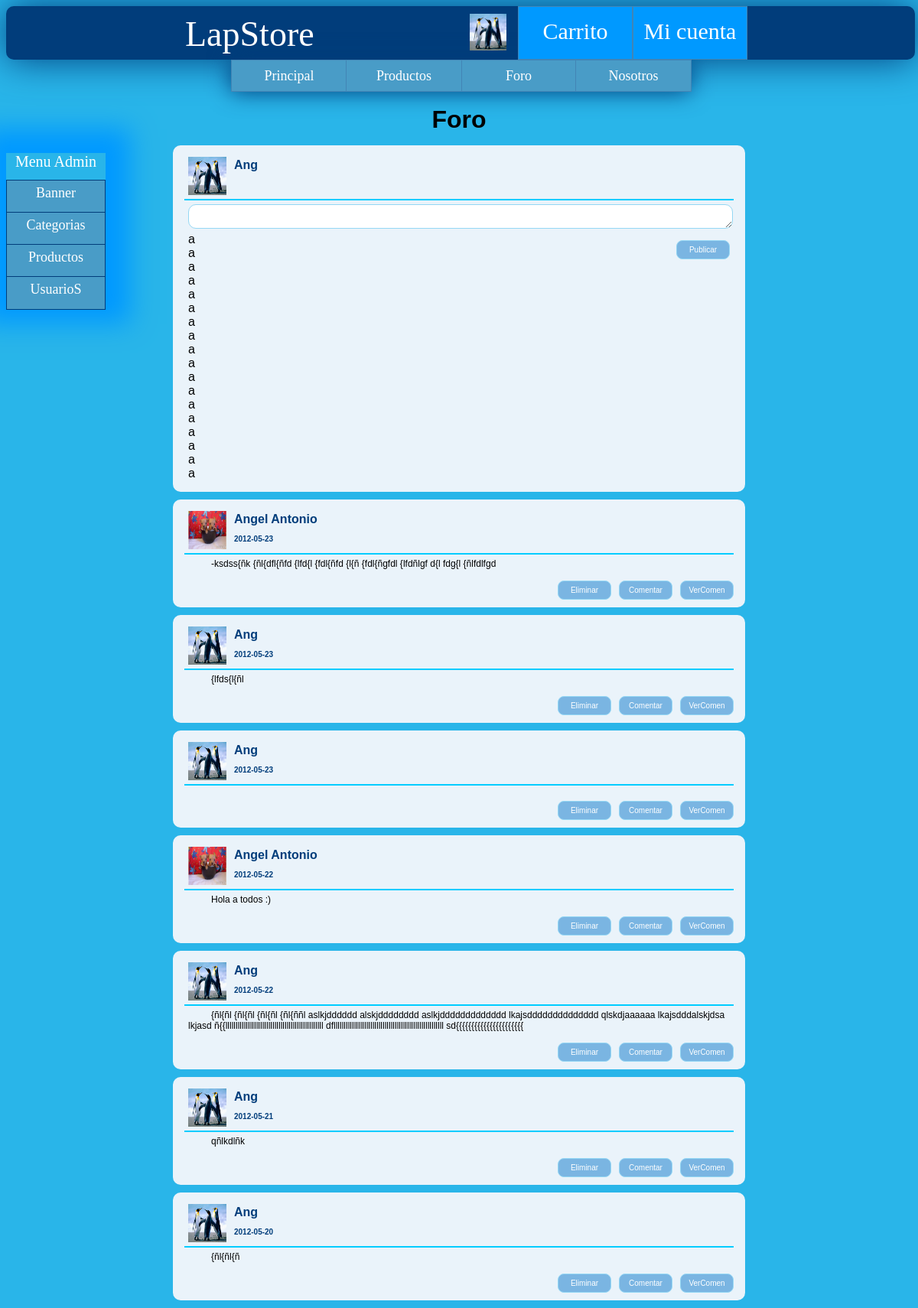
Before: /foro.php (signed in) with the older database file.
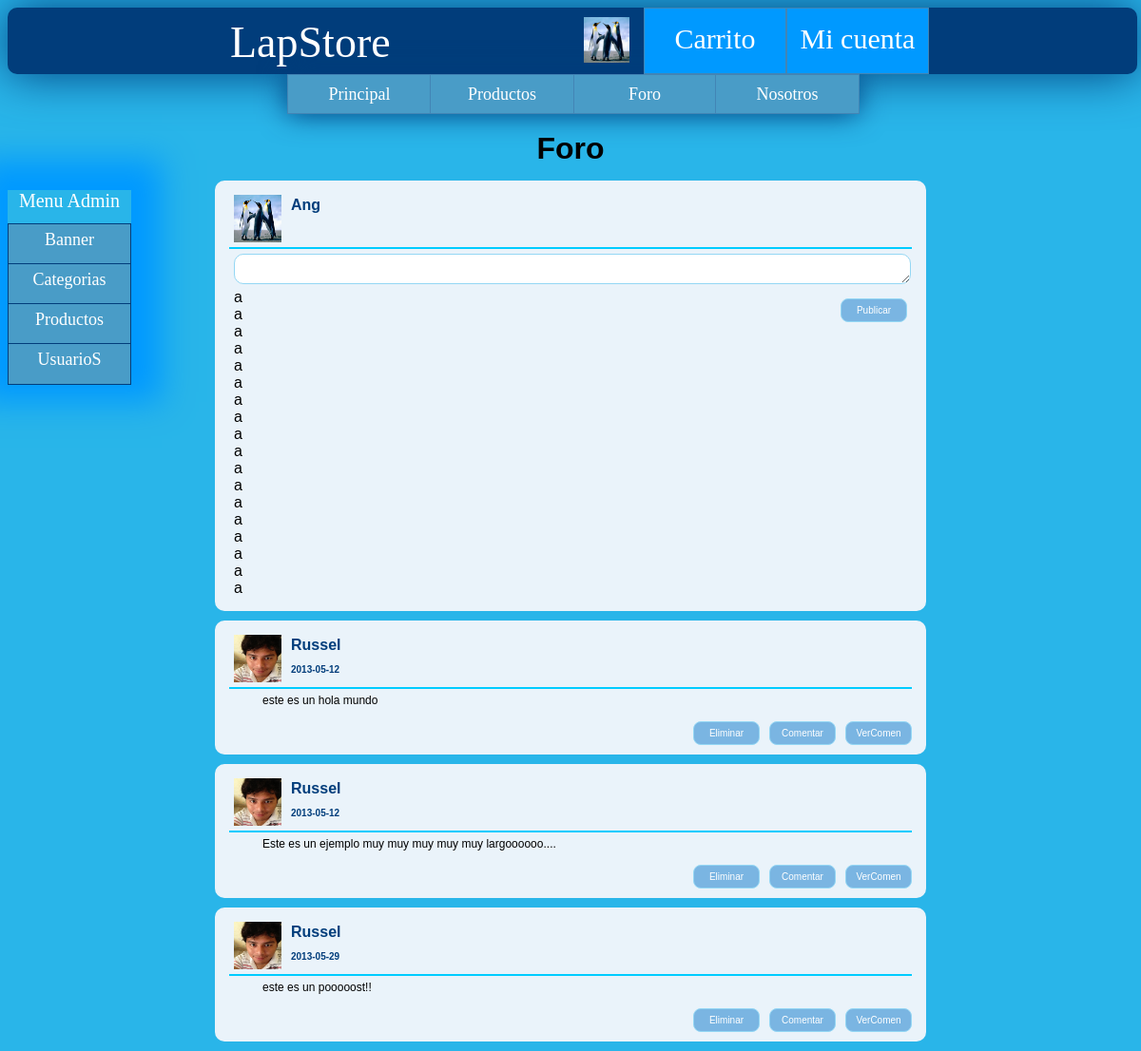
After: the same page with the newer database file.
### tables this page shows
CREATE TABLE IF NOT EXISTS `post` (
  `postId` int(11) NOT NULL AUTO_INCREMENT,
  `usuarioId` int(11) NOT NULL,
  `articulo` varchar(1000) DEFAULT NULL,
  `fecha` date DEFAULT NULL,
  `idTema` int(11) NOT NULL,
  `nombrePost` varchar(100) NOT NULL,
  PRIMARY KEY (`postId`),
  KEY `usuarioId` (`usuarioId`)
);

CREATE TABLE IF NOT EXISTS `usuarios` (
  `usuarioId` int(11) NOT NULL AUTO_INCREMENT,
  `email` varchar(80) NOT NULL,
  `nombre` varchar(20) DEFAULT NULL,
  `tipo` int(2) DEFAULT NULL,
  `apellido` varchar(20) DEFAULT NULL,
  `descripcion` varchar(1000) DEFAULT NULL,
  `edad` int(11) DEFAULT NULL,
  `sexo` varchar(1) DEFAULT NULL,
  `url_foto` varchar(80) DEFAULT NULL,
  `contrasenia` varchar(15) DEFAULT NULL,
  PRIMARY KEY (`usuarioId`)
);

### include_php/DB/conexionGeneral.php (called while the page is built, shortened)
<?php
    function selecionarBD($conexion) {
        return mysql_select_db($GLOBALS["base_datos"], $conexion);
    }
    function ejecutarConsulta($query,$onexion) {
        return mysql_query($query, $onexion);
    }
    function cerrarConexion($conexion) {
        return @mysql_close($conexion);
    }
?>

### include_php/DB/foroDB.php (called while the page is built, shortened)
<?php
    include_once 'conexionGeneral.php';
    function obtenerTodosPost(){
        $conexion=abrirConexion();
        $sql = "SELECT * FROM post ORDER BY postId DESC";
        $resultado_peticion = ejecutarConsulta($sql,$conexion);
        $indice=0;
        $posts = array();
        while ($fila = mysql_fetch_array($resultado_peticion)){
            $indice++;
            $posts[$indice]=$fila;
        }
        return $posts;
    }
?>

### include_php/DB/usuarioDB.php (called while the page is built, shortened)
<?php
    include_once 'conexionGeneral.php';
    function obtenerUsuarioPorId($usuarioId){
        $conexion=abrirConexion();
        $sql = "SELECT * FROM usuarios WHERE usuarioId ='".mysql_real_escape_string($usuarioId)."'";
        $resultado_peticion = ejecutarConsulta($sql,$conexion);
        while ($fila = mysql_fetch_array($resultado_peticion)) {
            return $fila;
        }
        return $fila;
    }
    ?>

### include_php/_gestion_foro.php (the view, shortened to what this page needs)
<?php
include_once 'DB/foroDB.php';
include_once 'DB/usuarioDB.php';
function listarPosts() {
    $SALTO = "\n";
    $posts = obtenerTodosPost();
    $cadena_post = "";
    foreach ($posts as $post) {
        $usuarioPost = obtenerUsuarioPorId($post['usuarioId']);
        $cadena_post .= '<div class="marco">' . $SALTO;
        $cadena_post .= '    <div id="info_usuario">' . $SALTO;
        $cadena_post .= '        <img src="' . $usuarioPost['url_foto'] . '" alt="icono del usuario"/>' . $SALTO;
        $cadena_post .= '        <span class="usuario">' . $usuarioPost['nombre'] . '</span>' . $SALTO;
        $cadena_post .= '        <span class="fecha">' . $post['fecha'] . '</span>' . $SALTO;
        $cadena_post .= '    </div>' . $SALTO;
        $cadena_post .= '    <div class="articulo">' . $SALTO;
        $cadena_post .= '        <p>' . $post['articulo'] . '</p>' . $SALTO;
        $cadena_post .= '    </div>' . $SALTO;
        $cadena_post .= '       <input type="button" class="boton"  id="verComentario" value="VerComen" onclick="MostrarConsulta(\'respuestas' . $post['postId'] . '\',\'verPostCompleto.php?postId=' . $post['postId'] . '\'); return false" />';
        $cadena_post .= "   <input type=\"button\" class=\"boton\"  id=\"agregar_repost\" value=\"Comentar\" onclick=\"show('nuevo_repost" . $post['postId'] . "','".$post['postId']."')\"/>";
        if ($post['usuarioId'] == $_SESSION['usuarioId'] || $_SESSION['tipo'] == 1) {
            $cadena_post .= "<form action='" . $_SERVER['PHP_SELF'] . "' method='post' >" . $SALTO;
            $cadena_post .= '    <input type="hidden" name="id_post" value="' . $post['postId'] . '"/>' . $SALTO;
            $cadena_post .= '    <input type="hidden" name="id_usuario" value="' . $post['usuarioId'] . '"/>' . $SALTO;
            $cadena_post .= '    <input type="submit" class="boton"  onclick="return confirmarEliminacion()" name="eliminar_post" value="Eliminar"/>' . $SALTO;
            $cadena_post .= '</form>' . $SALTO;
        }
        $cadena_post .= '    <div class="clearboth"></div>' . $SALTO;
        $cadena_post .= '<div class="respuestas" id="respuestas' . $post['postId'] . '">' . $SALTO;
        $cadena_post .= generarFormRespuesta($post['postId']);
        $cadena_post .= '</div>' . $SALTO;
        $cadena_post .= '</div>' . $SALTO;
    }
    return $cadena_post;
}
function generarFormRespuesta($postId) {
    $SALTO = "\n";
    $cadena_responderPost = '  <div class="marco_interno" id="nuevo_repost' . $postId . '" style="display:none;">' . $SALTO;
    $cadena_responderPost .= '<a name="Responder"></a>';
    $cadena_responderPost .= '      <form action="foro.php" method="post" >' . $SALTO;
    $cadena_responderPost .= '          <div id="info_usuario">' . $SALTO;
    $cadena_responderPost .= '              <img src="' . $_SESSION['foto'] . '" alt="icono del usuario"/>' . $SALTO;
    $cadena_responderPost .= '              <span class="usuario">' . $_SESSION["nombre"] . '</span>' . $SALTO;
    $cadena_responderPost .= '              <input type="hidden" name="usuarioId" value="' . $_SESSION["usuarioId"] . '" />' . $SALTO;
    $cadena_responderPost .= '              <input type="hidden" name="postId" value="' . $postId . '" />' . $SALTO;
    $cadena_responderPost .= '              <div class="clearboth"></div>' . $SALTO;
    $cadena_responderPost .= '          </div>' . $SALTO;
    $cadena_responderPost .= '          <div class="articulo_nuevo">' . $SALTO;
    $cadena_responderPost .='               <input type="hidden" name="postId" value="' . $postId . '"/>' . $SALTO;
    $cadena_responderPost .= '              <textarea id="comen_post'.$postId.'" name="comen_repost"></textarea>' . $SALTO;
    $cadena_responderPost .= '              <input type="submit" class="boton"  id="agregar_repost" name="agregar_repost" value="Responder"/> ' . $SALTO;
    $cadena_responderPost .= '          </div>' . $SALTO;
    $cadena_responderPost .= '      </form>' . $SALTO;
    $cadena_responderPost .= '      <div class="clearboth"></div>' . $SALTO;
    $cadena_responderPost .= '  </div>' . $SALTO;
    return $cadena_responderPost;
}
?>

### foro.php (shortened to what this page needs)
<?php
include_once ('include_php/_gestion_plantilla.php');
include_once ('include_php/_gestion_foro.php');
?>
<!DOCTYPE html PUBLIC "-//W3C//DTD XHTML 1.0 Transitional//EN" "http://www.w3.org/TR/xhtml1/DTD/xhtml1-transitional.dtd">
<html xmlns="http://www.w3.org/1999/xhtml">
    <head>
        <link href="css/css_plantilla.css" rel="stylesheet" type="text/css" />
        <link href="css/css_foro.css" rel="stylesheet" type="text/css" />
        <?php
        echo agregarCSSkMenuAdmin();
        ?>
    </head>
    <body>
        <div class="encabezado">
            <?php
            echo generarEncabezadoHTML();
            echo generarMenu();
            echo generarMenuAdmin();
            ?>
        </div>
        <div class="contenido" >
            <h1>Foro</h1>
            <div class="marco" id="nuevo_post">
                <form action="<?php echo $_SERVER["PHP_SELF"]; ?>" method="post" >
                    <div id="info_usuario">
                        <img src="<?php echo $_SESSION['foto'] ?>" alt="icono del usuario"/>
                        <span class="usuario"><?php echo $_SESSION["nombre"] ?></span>
                    </div>
                    <div class="articulo_nuevo">
                        <textarea id="comen_post" name="comen_post"></textarea>
                        <input type="submit" class="boton"  id="agregar_post" name="agregar_post" value="Publicar"/>a<br/>a<br/>a<br/>a<br/>a<br/>a<br/>a<br/>a<br/>a<br/>a<br/>a<br/>a<br/>a<br/>a<br/>a<br/>a<br/>a<br/>a<br/>
                    </div>
                </form>
            </div>
            <?php
            echo listarPosts();
            ?>
        </div>
    </body>
</html>

### include_php/_gestion_plantilla.php (shortened to what this page needs)
<?php
function generarEncabezadoHTML() {
    return '
            <div class="mini_perfil">
                <div class="slogan"><a href="principal.php">LapStore</a></div>
                <ul>
					'.
                    '<li class="verPerfil"><a  href ="#">Mi cuenta</a>
                    	<ul>
	                        <li class="verPerfil"><a href="actualizar_perfil.php">Modificar</a></li>
                            <li class="verPerfil"><a href="preferencias.php">Preferencias</a></li>
	                    	<li ><a href="include_php/logout.php">Logout</a></li>
                        </ul>
					</li>
                    <li class="verCarrito"><a href="carrito.php">Carrito</a></li>
                    <li><img src="' . $_SESSION['foto'] . '" alt="imagen usuario"/></li>
                </ul>
            </div>
            <div class="clearboth"></div>
            ';
}
function generarMenu() {
    return '            <div class="menu">
                <ul>
                    <li><a  href="principal.php">Principal</a></li>
                    <li class="categoria"><a href="categoria.php">Productos</a>'
            . listarCategoriasMenu() .
            '</li>
                    <li><a href="foro2.php">Foro</a></li>
                    <li><a href="acerca.php">Nosotros</a></li>
                </ul>
                <div class="clearboth"></div>
            </div> ';
}
function generarMenuAdmin() {
    if ($_SESSION['tipo'] == 1) {
        return '
                    <div id="menu_adm">
					<span id="t_menu">Menu Admin</span>
                <ul>
                    <li><a href="adm_actualizar_banner.php">Banner</a></li>
                    <li>
                        <a href="adm_categoria_lista.php">Categorias</a>
                    </li>
                    <li>
                        <a href="adm_producto_lista.php">Productos</a>
                    </li>
                    <li>
                        <a href="adm_usuarios_lista.php">UsuarioS</a>
                    </li>
                </ul>
            </div>';
    } else {
        return '';
    }
}
function agregarCSSkMenuAdmin() {
    if ($_SESSION['tipo'] == 1) {
        return '<link href="css/css_menu_adm.css" rel="stylesheet" type="text/css" />';
    } else {
        return '';
    }
}
?>

### css/css_plantilla.css (style rules this page uses)
body { overflow-y:scroll; background:#29B5E9; font-family:Arial, Helvetica, sans-serif; }
p,h1,form,table,label,input,div,textarea,select,li,ul { border:0;margin:0;padding:0; }
ul { list-style:none; }
h1 { text-align:center; margin:10px 0px 0px 0px; font-size:32px; padding-bottom:5px; }
a { text-decoration:none; }
input,textarea,select { border:#94D7F4 1px solid; height:30px; margin:0 0 5px 0; padding:5px; color:#29B5E9; font-size:15px; border-radius:10px; -moz-border-radius:10px; -webkit-border-radius:10px; }
textarea { font-family:Arial, Helvetica, sans-serif; height:60px; min-width:200px; min-height:60px; max-width:200px; max-height:60px; }
div.encabezado { background:#013D7B; height:70px; width:99%; color:#FFF; font-family:"Bauhaus 93", "Comic Sans MS"; font-size:30px; position:fixed !important; -webkit-box-shadow:0px 0 50px #013D7B; -moz-box-shadow:0px 0 50px #013D7B; box-shadow:0px 0 50px #013D7B; border-radius:10px; -moz-border-radius:10px; -webkit-border-radius:10px; z-index:10; }
div.mini_perfil { width:750px; margin:auto; }
div.mini_perfil ul li { text-align:center; float:right; position:relative; }
div.mini_perfil ul li img { padding: 10px 15px 0px 15px; width:48px; height:48px; }
div.mini_perfil ul li a { color:#FFF; background:#09F; border:#4285B5 1px solid; width:148px; height:53px; padding:15px 0px 0px 0px; display:block; }
div.slogan { height:60px; font-size:46px; float:left; }
div.slogan a { text-decoration: none; color:#FFF; width:190px; height:58px; padding:10px 0px 0px 15px; display:block; }
div.menu { z-index:10; font-size:18px; margin:auto; width:600px; -webkit-box-shadow:0px 0 30px #013D7B; -moz-box-shadow:0px 0 30px #013D7B; box-shadow:0px 0 30px #013D7B; }
div.menu ul { width: 100%; text-align:center; }
div.menu ul li { background:#499CC7; font-weight:bold; float:left; width: 25%; }
div.menu ul li.categoria { border-collapse: collapse; position:relative; }
div.menu ul li a { border-collapse: collapse; border:1px #4285B5 solid; color:#FFF; background:#499CC7; font-weight:100; padding:10px 0px 2px 0px; width: 100%; height:28px; display:block; overflow:hidden; }
div.contenido { margin:auto; padding-top:120px; width:748px; }
div.marco { background:#eaf3fa; margin:auto; margin-top:10px; margin-bottom:10px; overflow:hidden; padding:15px; border-radius:10px; -moz-border-radius:10px; -webkit-border-radius:10px; }
.boton { margin:10px 0 0 10px; width:150px; height:30px; background: #7AB5E2; padding: 5px 10px; color: white; font-size: 16px; text-decoration: none; vertical-align: middle; -webkit-border-radius: 8px; -moz-border-radius: 8px; border-radius: 8px; }
img[alt] { font-size: 9px; }
#menu_adm { -webkit-box-shadow:0px 0 50px #FFF; -moz-box-shadow:0px 0 50px #FFF; box-shadow:0px 0 50px #FFF; box-shadow: 0px 0px 32px 32px #0099FF; }

### css/css_foro.css (style rules this page uses)
div.marco { padding:10px 15px 10px 15px; margin:10px 0px 10px 0px; }
div.marco p { font-size:12px; }
#info_usuario { height:50px; padding:5px; border-bottom:2px solid #0CF; }
#info_usuario img { width:50px; height:50px; float:left; }
span { color:#013D7B; font-weight:bold; padding:2px 2px 2px 60px; display:block; }
span.usuario { height:25px; }
span.fecha { font-size:10px; height:25px; }
div.articulo { font-size:16px; text-indent:30px; padding:5px; }
div.articulo_nuevo { padding:5px; }
textarea { max-width:700px; min-width:700px; max-height:20px; min-height:20px; padding:5px; color:#29B5E9; font-size:12px; }
input.boton { width:70px; height:25px; font-size:10px; float:right; }

### css/css_menu_adm.css (style rules this page uses)
ul,a { margin: 0px; padding: 0px; outline: 0; }
#menu_adm { position:fixed; top:200px; text-align: center; font-size: 18px; width: 130px; }
#t_menu { margin:0px; padding:0px; font-size:20px !important; font-weight:100!important; color:#FFF!important; }
#menu_adm ul { list-style-type: none; }
#menu_adm ul li { width: 130px; height:30px; margin-top: 12px; }
#menu_adm ul li a { border: #013D7B solid thin; display: block; border-collapse: collapse; text-decoration: none; color: #fff; height: 100%; background: #499CC7; padding:6px; position: relative; }
#menu_adm ul li a { display: block!important; display: none; position: relative; }

Changed rows visible on the page:
removed post: usuarioId.url_foto (picture), usuarioId.nombre "Angel Antonio", fecha "2012-05-23", articulo "-ksdss{ñk {ñl{dfl{ñfd {lfd{l {fdl{ñfd {l{ñ {fdl{ñgfdl {lfdñlgf d{l fdg{l {ñlfdlfgd"
removed post: usuarioId.url_foto (picture), usuarioId.nombre "Ang", fecha "2012-05-23", articulo "{lfds{l{ñl"
removed post: usuarioId.url_foto (picture), usuarioId.nombre "Ang", fecha "2012-05-23"
removed post: usuarioId.url_foto (picture), usuarioId.nombre "Angel Antonio", fecha "2012-05-22", articulo "Hola a todos :)"
removed post: usuarioId.url_foto (picture), usuarioId.nombre "Ang", fecha "2012-05-22", articulo "{ñl{ñl {ñl{ñl {ñl{ñl {ñl{ññl aslkjdddddd alskjdddddddd aslkjddddddddddddd lkajsdddddddddddddd qlskdjaaaaaa lkajsdddalskjdsa lkjasd ñ{{llllllllllllllllllllllllllllllllllllllllllllllll dfllllllllllllllllllllllllllllllllllllllllllllllllllllll sd{{{{{{{{{{{{{{{{{{{{{{"
removed post: usuarioId.url_foto (picture), usuarioId.nombre "Ang", fecha "2012-05-21", articulo "qñlkdlñk"
removed post: usuarioId.url_foto (picture), usuarioId.nombre "Ang", fecha "2012-05-20", articulo "{ñl{ñl{ñ"
added post: usuarioId.url_foto (picture), usuarioId.nombre "Russel", fecha "2013-05-12", articulo "este es un hola mundo"
added post: usuarioId.url_foto (picture), usuarioId.nombre "Russel", fecha "2013-05-12", articulo "Este es un ejemplo muy muy muy muy muy largoooooo...."
added post: usuarioId.url_foto (picture), usuarioId.nombre "Russel", fecha "2013-05-29", articulo "este es un pooooost!!"
